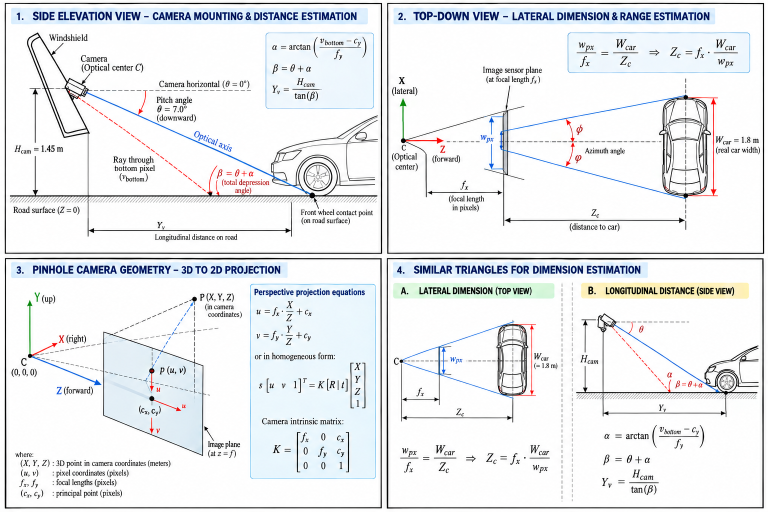
#> input picture intel/Vision/assets/Automotive Vision Geometry Infographic.png, 1536 x 1024 px, found by its file name (shown at 1/2 size)
$ python build_presentation_diagrams.py
#> lines starting #> are read from the running program, lines starting #| are printed output that depends on the picture
"""
RoadSense Presentation - Diagram Builder for Slide 3 (IPM Geometry)
Prepares high-resolution, perfectly tailored geometry diagrams from the
authoritative reference material in intel/Vision/Camera_Intrinsics_fx_fy_and_Projection_Explained.md.
"""

from PIL import Image, ImageDraw, ImageFont
import os

def build_presentation_diagrams():
    assets_dir = r"C:\Users\rakadu1.AHEAD\AndroidStudioProjects\RoadSense\intel\presentations\assets"
    vision_dir = r"C:\Users\rakadu1.AHEAD\AndroidStudioProjects\RoadSense\intel\Vision\assets"
    os.makedirs(assets_dir, exist_ok=True)

    # 1. Load the pristine source infographic
    infographic_path = os.path.join(vision_dir, "Automotive Vision Geometry Infographic.png")
    im = Image.open(infographic_path).convert("RGBA")
    w, h = im.size
#> w = 1536; h = 1024

    # -------------------------------------------------------------------------
    # Option 1: Standalone Side Elevation View (Panel 1) with RoadSense Callouts
    # -------------------------------------------------------------------------
    p1 = im.crop((12, 12, int(w * 0.496), int(h * 0.496)))
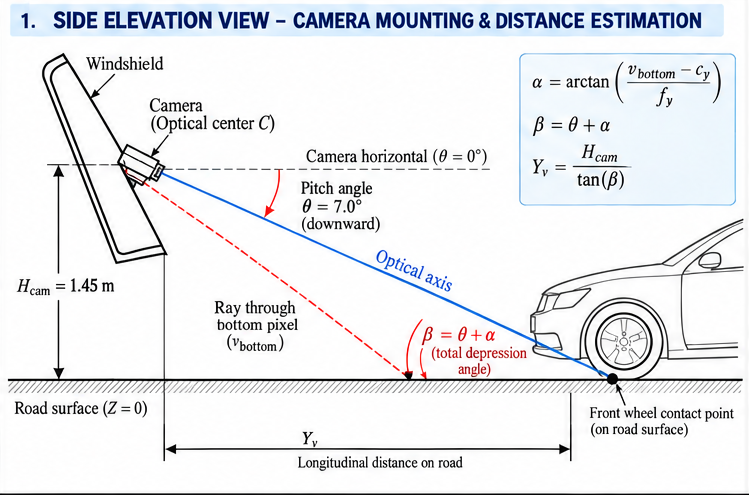
#> p1: PIL image 749x495 RGBA; mean R, G, B, A 234, 235.5, 238.4, 255
    # Save high-res standalone elevation view
    p1_path = os.path.join(assets_dir, "ipm_side_elevation_view.png")
    p1.save(p1_path, "PNG", dpi=(300, 300))
    print(f"[OK] Saved: {p1_path}")

    # -------------------------------------------------------------------------
    # Option 2: Standalone Similar Triangles Schematic (Panel 4: Top + Side)
    # -------------------------------------------------------------------------
    p4 = im.crop((int(w * 0.504), int(h * 0.504), w - 12, h - 12))
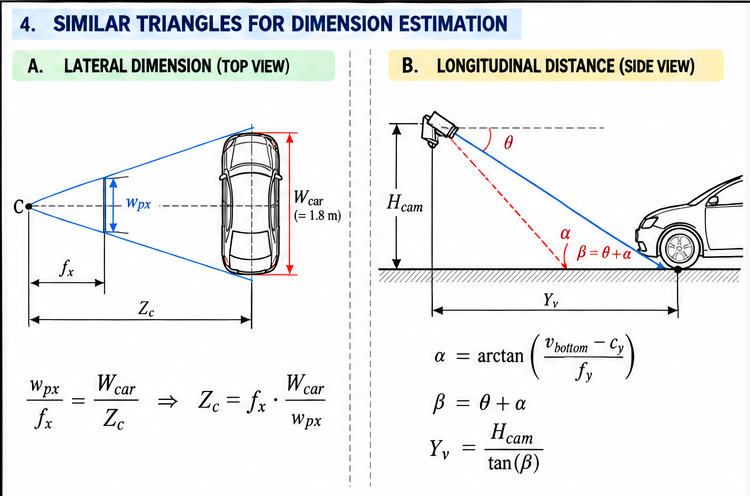
#> p4: PIL image 750x496 RGBA; mean R, G, B, A 236.5, 237.4, 237.1, 255
    p4_path = os.path.join(assets_dir, "ipm_similar_triangles_dual_view.png")
    p4.save(p4_path, "PNG", dpi=(300, 300))
    print(f"[OK] Saved: {p4_path}")

    # -------------------------------------------------------------------------
    # Option 3: Master 2-Panel Stack (Side Elevation + Top-Down Azimuth)
    # Designed specifically for Slide 3's right-hand container (5.70" x 5.30" ~ 1.08 ratio)
    # -------------------------------------------------------------------------
    p2 = im.crop((int(w * 0.504), 12, w - 12, int(h * 0.496)))
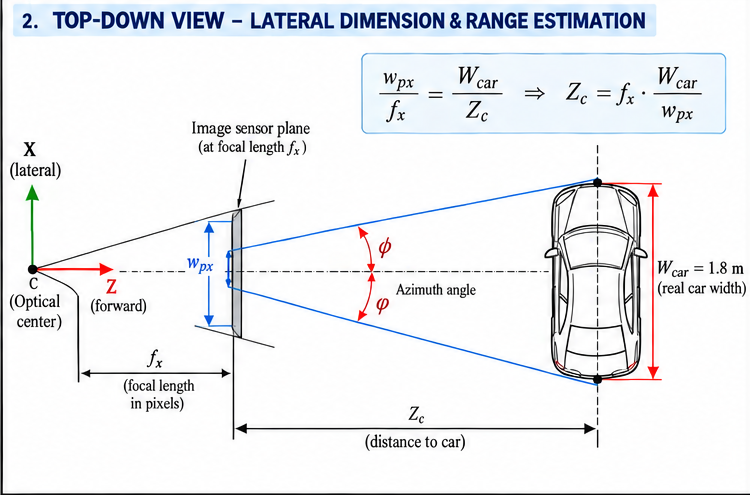
#> p2: PIL image 750x495 RGBA; mean R, G, B, A 237.1, 238.6, 241.2, 255

    # Create master container (e.g. 1500 x 1400)
    canvas_w = 1500
    canvas_h = 1390
    master = Image.new("RGBA", (canvas_w, canvas_h), (255, 255, 255, 255))
#> master: PIL image 1500x1390 RGBA; every value is 255
    draw = ImageDraw.Draw(master)

    # Outer Card Border (matching presentation card styling: border #CBD5E1, bg #F8FAFC)
    draw.rounded_rectangle([(4, 4), (canvas_w - 5, canvas_h - 5)], radius=18,
                           fill="#FFFFFF", outline="#CBD5E1", width=3)

    # Resize p1 and p2 to fit stacked with equal width (e.g. width = 1440)
    panel_w = 1440
    p1_h = int(p1.height * (panel_w / p1.width))
#> p1_h = 951
    p2_h = int(p2.height * (panel_w / p2.width))
#> p2_h = 950

    # Target height for each panel to fit inside 1390:
    # Available height = 1390 - 40 (padding) - 20 (gap) = 1330 -> ~650 each
    avail_panel_h = 650
    # Resize preserving aspect ratio
    p1_scaled = p1.resize((panel_w, int(p1.height * (panel_w / p1.width))), Image.Resampling.LANCZOS)
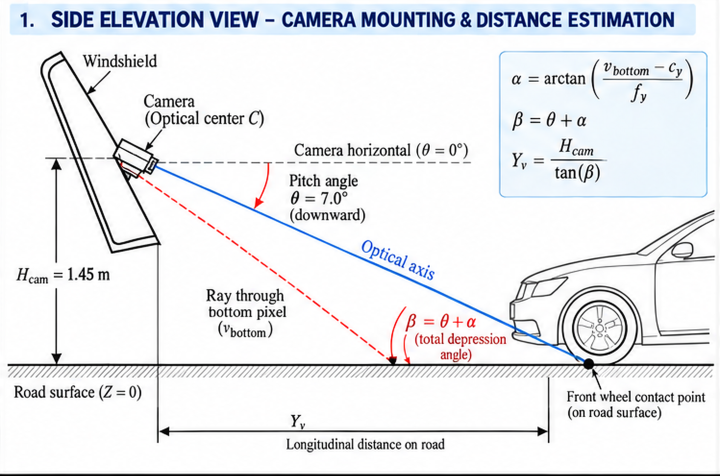
#> p1_scaled: PIL image 1440x951 RGBA (shown at 1/2 size); mean R, G, B, A 233.9, 235.3, 238.2, 255
    p2_scaled = p2.resize((panel_w, int(p2.height * (panel_w / p2.width))), Image.Resampling.LANCZOS)

    # Fit into height by scaling both proportionally
    scale_factor = 650 / p1_scaled.height
#> scale_factor = 0.683
    final_w = int(panel_w * scale_factor)
#> final_w = 984
    final_h = 650

    p1_final = p1.resize((final_w, final_h), Image.Resampling.LANCZOS)
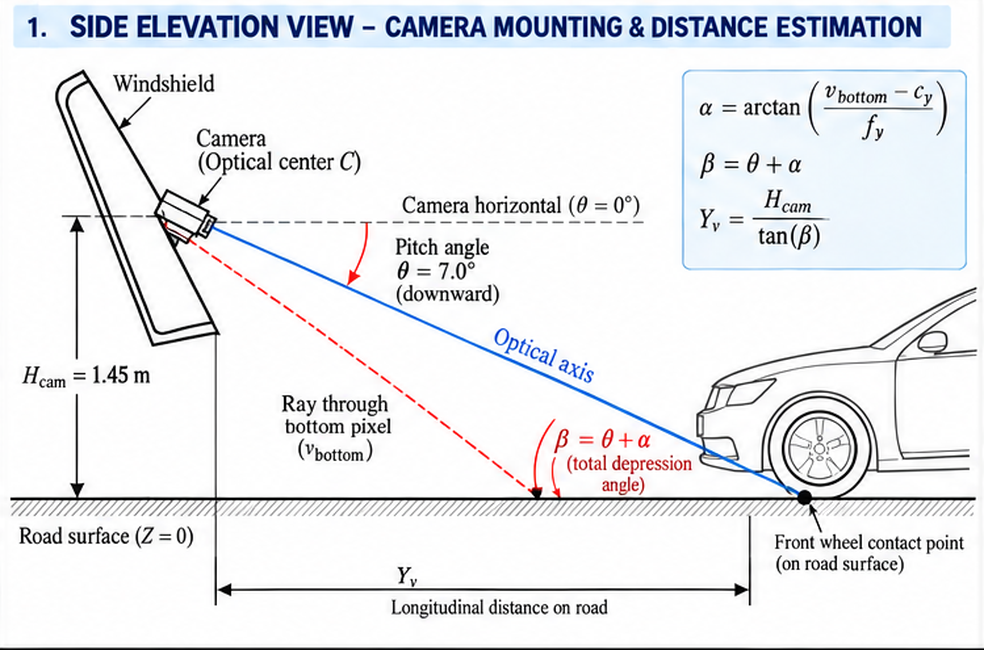
#> p1_final: PIL image 984x650 RGBA; mean R, G, B, A 233.9, 235.3, 238.1, 255
    p2_final = p2.resize((final_w, final_h), Image.Resampling.LANCZOS)
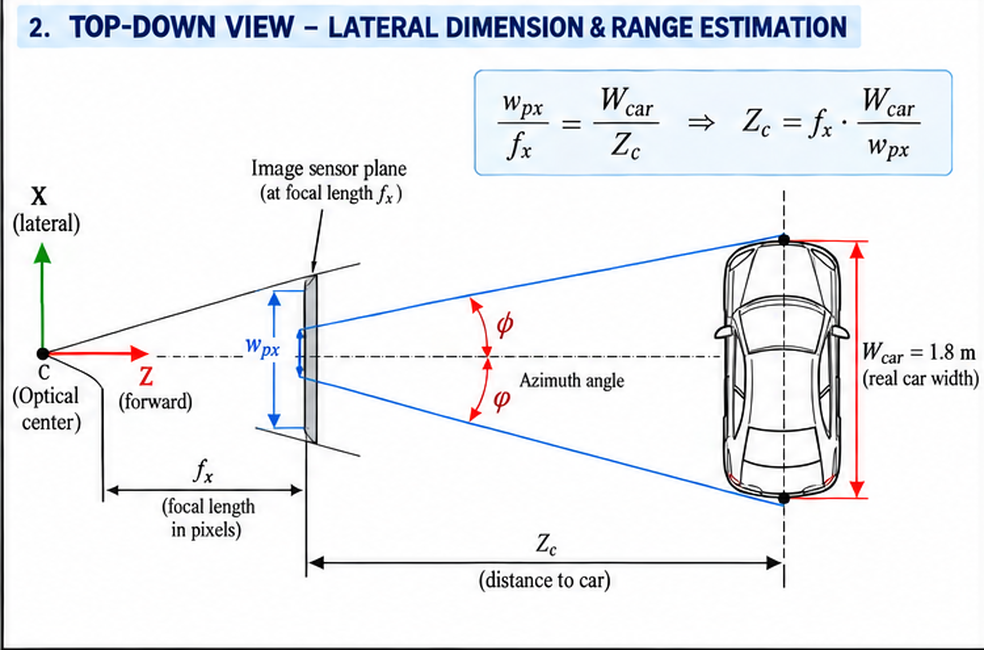
#> p2_final: PIL image 984x650 RGBA; mean R, G, B, A 237, 238.4, 241, 255

    x_offset = (canvas_w - final_w) // 2
#> x_offset = 258
    master.paste(p1_final, (x_offset, 25), p1_final)
    master.paste(p2_final, (x_offset, 25 + final_h + 30), p2_final)
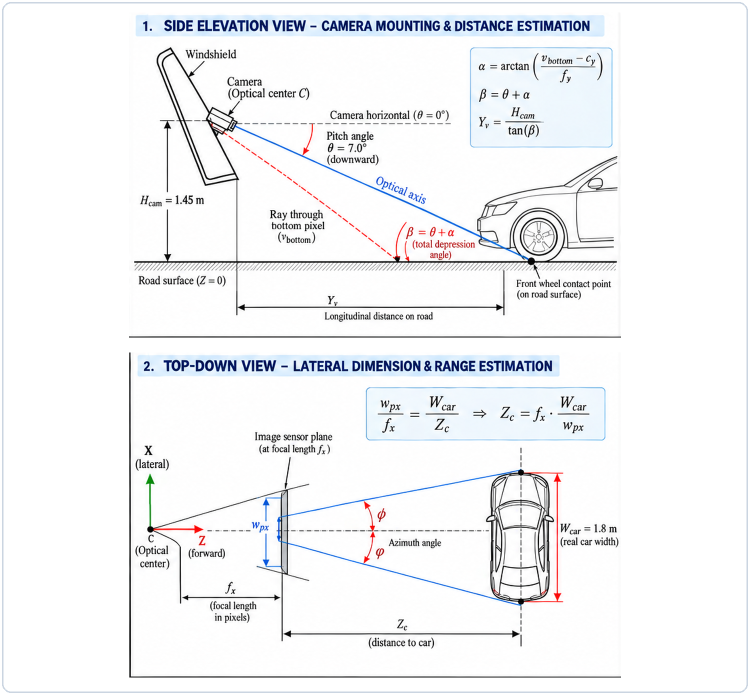
#> master: PIL image 1500x1390 RGBA (shown at 1/2 size); mean R, G, B, A 242.6, 243.5, 245.3, 255

    # Divider line between the two views
    divider_y = 25 + final_h + 15
    draw.line([(40, divider_y), (canvas_w - 40, divider_y)], fill="#E2E8F0", width=2)

    dual_stack_path = os.path.join(assets_dir, "ipm_master_dual_view_schematic.png")
    master.convert("RGB").save(dual_stack_path, "PNG", dpi=(300, 300))
    print(f"[OK] Saved: {dual_stack_path}")

    # Mirror into intel/Vision/assets
    master.convert("RGB").save(os.path.join(vision_dir, "ipm_master_dual_view_schematic.png"), "PNG", dpi=(300, 300))
    p1.save(os.path.join(vision_dir, "ipm_side_elevation_view.png"), "PNG", dpi=(300, 300))

if __name__ == "__main__":
    build_presentation_diagrams()
